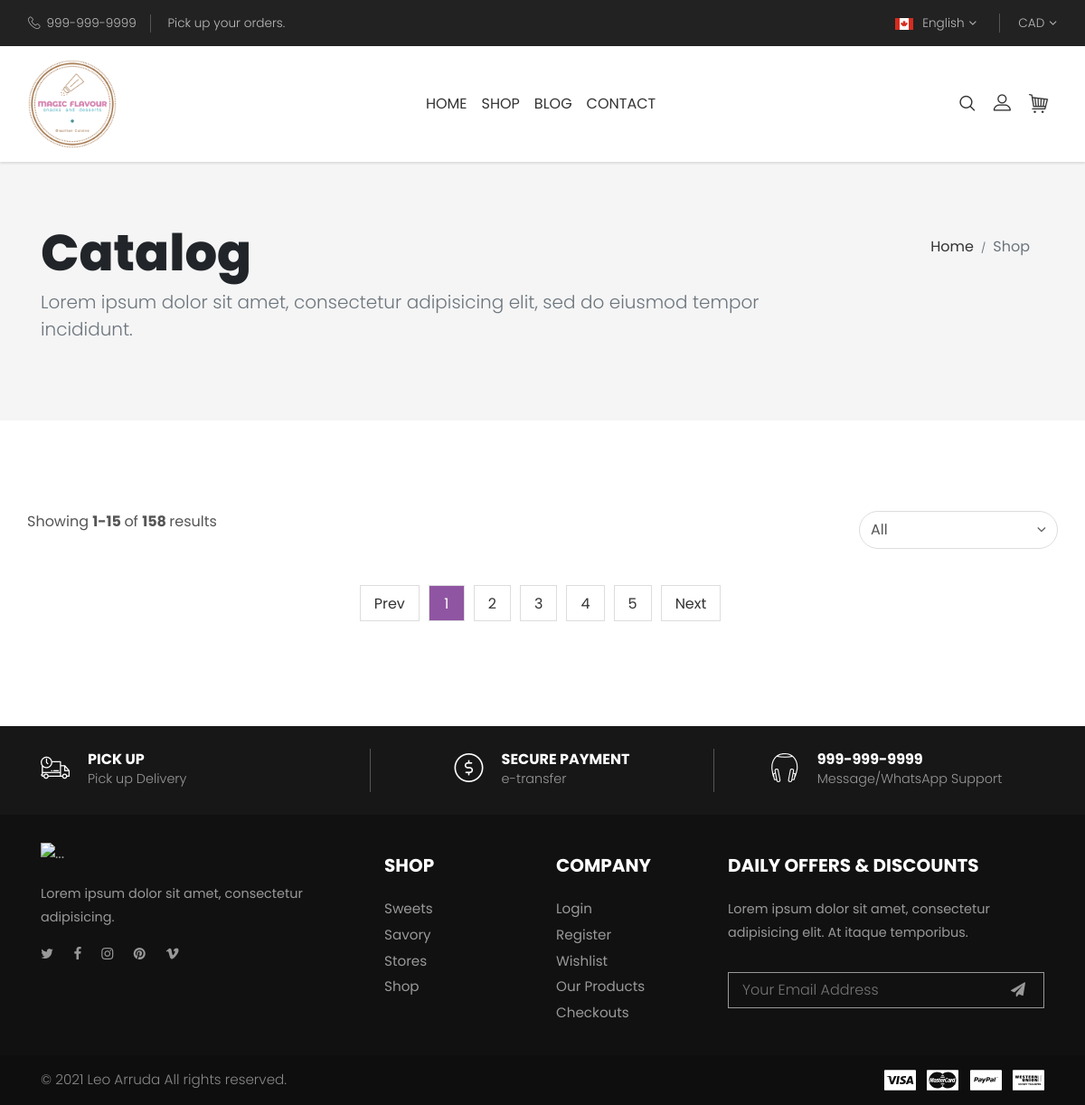
Page /shop/ on the earlier database version.
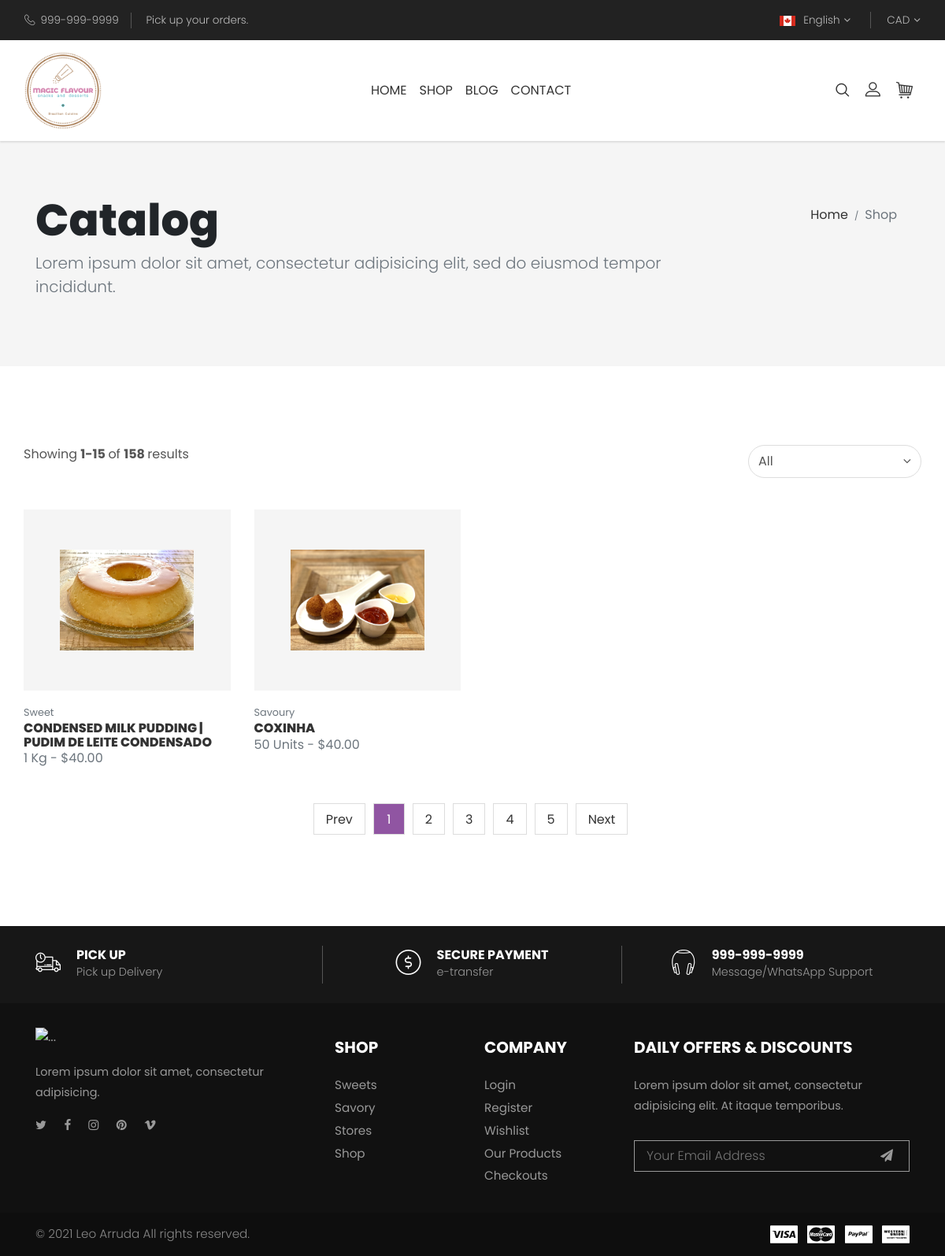
Same page on the later database version.
### store/models.py (models this page shows, shortened)
class Product(models.Model):
    name = models.CharField(max_length=250, unique=True)
    slug = models.SlugField(max_length=250, unique=True)
    description = models.TextField(blank=True)
    category = models.ForeignKey(Category, on_delete=models.CASCADE)
    size = models.CharField(max_length=250, default="", blank=True)
    price = models.DecimalField(max_digits=10, decimal_places=2)
    image = models.ImageField(upload_to='product', blank=True)
    stock = models.IntegerField()
    available = models.BooleanField(default=True)
    created = models.DateTimeField(auto_now_add=True)
    updated = models.DateTimeField(auto_now=True)
    class Meta:
        ordering = ('name',)
        verbose_name = 'product'
        verbose_name_plural = 'products'

class Category(models.Model):
    name = models.CharField(max_length=250, unique=True)
    slug = models.SlugField(max_length=250, unique=True)
    description = models.TextField(blank=True)
    image = models.ImageField(upload_to='category', blank=True)
    class Meta:
        ordering = ('name',)
        verbose_name = 'category'
        verbose_name_plural = 'categories'
    def __str__(self):
        return self.name

### store/views.py (the view)
# urls.py: path('shop/', views.catalogPage, name="catalog"),
def catalogPage(request, category_slug=None):
    category_page = None
    products_list = None
    if category_slug != None:
        category_page = get_object_or_404(Category, slug=category_slug)
        products_list = Product.objects.filter(category=category_page, available=True)
    else:
        products_list = Product.objects.all().filter(available=True)
    paginator = Paginator(products_list, 16)
    try:
        page = int(request.GET.get('page', '1'))
    except:
        page = 1
    try:
        products = paginator.page(page)
    except(EmptyPage, InvalidPage):
        products = paginator.page(paginator.num_pages)
    return render(request, 'catalog.html', {'category': category_page, 'products': products})

### store/templates/catalog.html (shortened to what this page needs)
{% extends 'base.html' %}
{% load static %}
{% block content %}
<section class="hero hero-page gray-bg padding-small">
  <div class="container">
    <div class="row d-flex">
      <div class="col-lg-9 order-2 order-lg-1">
        <h1>Catalog</h1><p class="lead text-muted">Lorem ipsum dolor sit amet, consectetur adipisicing elit, sed do eiusmod tempor incididunt.</p>
      </div>
      <div class="col-lg-3 text-right order-1 order-lg-2">
        <ul class="breadcrumb justify-content-lg-end">
          <li class="breadcrumb-item"><a href="{% url 'home' %}">Home</a></li>
          <li class="breadcrumb-item active">Shop</li>
        </ul>
      </div>
    </div>
  </div>
</section>
<main>
  <div class="container">
    <div class="row">
      <div class="products-grid col-12 sidebar-none">
        <header class="d-flex justify-content-between align-items-start">
          <span class="visible-items">Showing <strong>1-15 </strong>of <strong>158 </strong>results</span>
        </header>
        <div class="row">
          {% for product in products %}
          <div class="item col-xl-3 col-lg-4 col-md-6">
            <div class="product is-gray">
              <div class="image d-flex align-items-center justify-content-center">
                <img src="{{product.image.url}}" alt="product" class="img-fluid">
              </div>
              <div class="title"><small class="text-muted">{{product.category}}</small><a href="{% url 'detail' %}">
                  <h3 class="h6 text-uppercase no-margin-bottom">{{product.name}}</h3></a><span class="price text-muted">{{product.size}} - ${{product.price}}</span></div>
            </div>
          </div>
          {% endfor %}
        </div>
        <nav aria-label="page navigation example" class="d-flex justify-content-center">
          <ul class="pagination pagination-custom">
            <li class="page-item"><a href="#" aria-label="Previous" class="page-link"><span aria-hidden="true">Prev</span><span class="sr-only">Previous</span></a></li>
            <li class="page-item"><a href="#" class="page-link active">1       </a></li>
            <li class="page-item"><a href="#" class="page-link">2       </a></li>
            <li class="page-item"><a href="#" class="page-link">3       </a></li>
            <li class="page-item"><a href="#" class="page-link">4       </a></li>
            <li class="page-item"><a href="#" class="page-link">5 </a></li>
            <li class="page-item"><a href="#" aria-label="Next" class="page-link"><span aria-hidden="true">Next</span><span class="sr-only">Next     </span></a></li>
          </ul>
        </nav>
      </div>
    </div>
  </div>
</main>
{% endblock %}

### store/templates/base.html (shortened to what this page needs)
{% load static %}
<!DOCTYPE html>
<html lang="en">
  <head>
    <link rel="stylesheet" href="{% static 'vendor/bootstrap/css/bootstrap.min.css' %}">
    <link rel="stylesheet" href="{% static 'vendor/font-awesome/css/font-awesome.min.css' %}">
    <link rel="stylesheet" href="{% static 'vendor/bootstrap-select/css/bootstrap-select.min.css' %}">
    <link rel="stylesheet" href="{% static 'vendor/nouislider/nouislider.css' %}">
    <link rel="stylesheet" href="{% static 'css/custom-fonticons.css' %}">
    <link rel="stylesheet" href="{% static 'vendor/owl.carousel/assets/owl.carousel.css' %}">
    <link rel="stylesheet" href="{% static 'vendor/owl.carousel/assets/owl.theme.default.css' %}">
    <link rel="stylesheet" href="{% static 'css/style.default.css' %}" id="theme-stylesheet">
    <link rel="stylesheet" href="{% static 'css/custom.css' %}">
  </head>
  <body>
    {% include 'navbar.html' %}
    {% block content %}
    {% endblock%}
    {% include 'footer.html' %}
  </body>
</html>

### store/templates/navbar.html (shortened to what this page needs)
{% load static %}
<header class="header">
    <div class="top-bar">
      <div class="container-fluid">
        <div class="row d-flex align-items-center">
          <div class="col-lg-6 hidden-lg-down text-col">
            <ul class="list-inline">
              <li class="list-inline-item"><i class="icon-telephone"></i>999-999-9999</li>
              <li class="list-inline-item">Pick up your orders.</li>
            </ul>
          </div>
          <div class="col-lg-6 d-flex justify-content-end">
            <div class="dropdown show">
                <a id="langsDropdown" href="https://example.com" data-toggle="dropdown" aria-haspopup="true" aria-expanded="false" class="dropdown-toggle"><img src="{% static 'img/canada.svg'%}" alt="english">English</a>
            </div>
            <div class="dropdown show">
                <a id="currencyDropdown" href="#" data-toggle="dropdown" aria-haspopup="true" aria-expanded="false" class="dropdown-toggle">CAD</a>
            </div>
          </div>
        </div>
      </div>
    </div>
    <nav class="navbar navbar-expand-lg">
      <div class="container-fluid">
        <a href="index.html" class="navbar-brand"><img src="{% static 'img/MagicFlavour1.png'%}" style="max-height: 98px;"alt="..."></a>
        <div id="navbarCollapse" class="collapse navbar-collapse">
          <ul class="navbar-nav mx-auto">
            <li class="nav-item"><a href="{% url 'home' %}" class="nav-link">Home</a>
            </li>
            <li class="nav-item"><a href="{% url 'catalog' %}" class="nav-link">Shop</a>
            </li>
            <li class="nav-item"><a href="#" class="nav-link">Blog </a>
            </li>
            <li class="nav-item"><a href="contact.html" class="nav-link">Contact</a>
            </li>
          </ul>
          <div class="right-col d-flex align-items-lg-center flex-column flex-lg-row">
            <div class="search"><i class="icon-search"></i></div>
            <div class="user"> <a id="userdetails" href="customer-login.html" class="user-link"><i class="icon-profile">                   </i></a></div>
            <div class="cart dropdown show">
              <a id="cartdetails" href="https://example.com" data-toggle="dropdown" aria-haspopup="true" aria-expanded="false" class="dropdown-toggle">
                <i class="icon-cart"></i>
              </a>
            </div>
          </div>
        </div>
      </div>
    </nav>
  </header>

### store/templates/footer.html
{% load static %}
<footer class="main-footer">
    <div class="services-block">
      <div class="container">
        <div class="row">
          <div class="col-lg-4 d-flex justify-content-center justify-content-lg-start">
            <div class="item d-flex align-items-center">
              <div class="icon"><i class="icon-truck"></i></div>
              <div class="text">
                <h6 class="no-margin text-uppercase">Pick up</h6><span>Pick up Delivery</span>
              </div>
            </div>
          </div>
          <div class="col-lg-4 d-flex justify-content-center">
            <div class="item d-flex align-items-center">
              <div class="icon"><i class="icon-coin"></i></div>
              <div class="text">
                <h6 class="no-margin text-uppercase">Secure Payment</h6><span>e-transfer</span>
              </div>
            </div>
          </div>
          <div class="col-lg-4 d-flex justify-content-center">
            <div class="item d-flex align-items-center">
              <div class="icon"><i class="icon-headphones"></i></div>
              <div class="text">
                <h6 class="no-margin text-uppercase">999-999-9999</h6><span>Message/WhatsApp Support</span>
              </div>
            </div>
          </div>
        </div>
      </div>
    </div>
    <div class="main-block">
      <div class="container">
        <div class="row">
          <div class="info col-lg-4">
            <div class="logo"><img src="{% static 'img/MagicFlavour.svg'%}" style="max-height: 180px;" alt="..."></div>
            <p>Lorem ipsum dolor sit amet, consectetur adipisicing.</p>
            <ul class="social-menu list-inline">
              <li class="list-inline-item"><a href="#" target="_blank" title="twitter"><i class="fa fa-twitter"></i></a></li>
              <li class="list-inline-item"><a href="#" target="_blank" title="facebook"><i class="fa fa-facebook"></i></a></li>
              <li class="list-inline-item"><a href="#" target="_blank" title="instagram"><i class="fa fa-instagram"></i></a></li>
              <li class="list-inline-item"><a href="#" target="_blank" title="pinterest"><i class="fa fa-pinterest"></i></a></li>
              <li class="list-inline-item"><a href="#" target="_blank" title="vimeo"><i class="fa fa-vimeo"></i></a></li>
            </ul>
          </div>
          <div class="site-links col-lg-2 col-md-6">
            <h5 class="text-uppercase">Shop</h5>
            <ul class="list-unstyled">
              <li> <a href="#">Sweets</a></li>
              <li> <a href="#">Savory</a></li>
              <li> <a href="#">Stores</a></li>
              <li> <a href="#">Shop</a></li>
            </ul>
          </div>
          <div class="site-links col-lg-2 col-md-6">
            <h5 class="text-uppercase">Company</h5>
            <ul class="list-unstyled">
              <li> <a href="#">Login</a></li>
              <li> <a href="#">Register</a></li>
              <li> <a href="#">Wishlist</a></li>
              <li> <a href="#">Our Products</a></li>
              <li> <a href="#">Checkouts</a></li>
            </ul>
          </div>
          <div class="newsletter col-lg-4">
            <h5 class="text-uppercase">Daily Offers & Discounts</h5>
            <p> Lorem ipsum dolor sit amet, consectetur adipisicing elit. At itaque temporibus.</p>
            <form action="#" id="newsletter-form">
              <div class="form-group">
                <input type="email" name="subscribermail" placeholder="Your Email Address">
                <button type="submit"> <i class="fa fa-paper-plane"></i></button>
              </div>
            </form>
          </div>
        </div>
      </div>
    </div>
    <div class="copyrights">
      <div class="container">
        <div class="row d-flex align-items-center">
          <div class="text col-md-6">
            <p>&copy; 2021 <a href="https://ondrejsvestka.cz" target="_blank">Leo Arruda </a> All rights reserved.</p>
          </div>
          <div class="payment col-md-6 clearfix">
            <ul class="payment-list list-inline-item pull-right">
              <li class="list-inline-item"><img src="{% static 'img/visa.svg'%}" alt="..."></li>
              <li class="list-inline-item"><img src="{% static 'img/mastercard.svg'%}" alt="..."></li>
              <li class="list-inline-item"><img src="{% static 'img/paypal.svg'%}" alt="..."></li>
              <li class="list-inline-item"><img src="{% static 'img/western-union.svg'%}" alt="..."></li>
            </ul>
          </div>
        </div>
      </div>
    </div>
  </footer>

Differences in the rows shown:
added Product: image (picture), category "Sweet", name "CONDENSED MILK PUDDING | PUDIM DE LEITE CONDENSADO", size "1 Kg", price "40.00"
added Product: image (picture), category "Savoury", name "COXINHA", size "50 Units", price "40.00"
